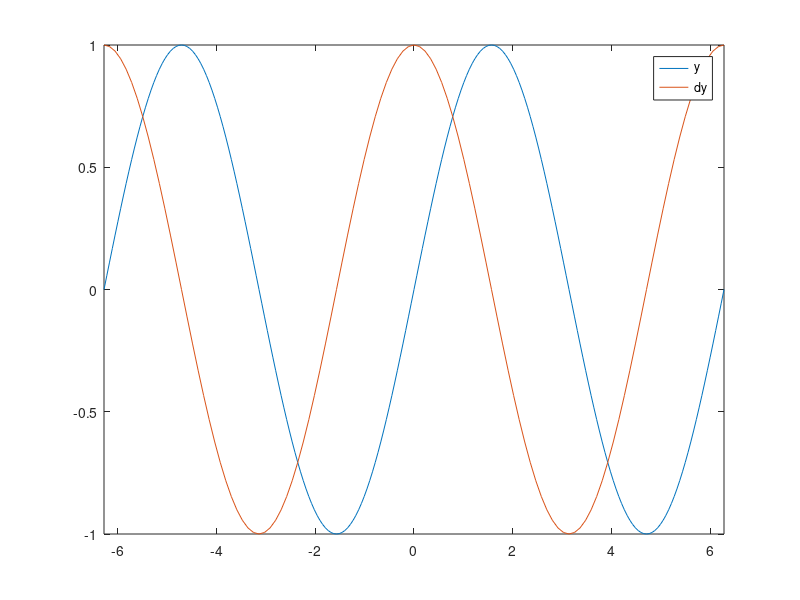

MATLAB code to generate this figure: (Note: this script raises an error after producing the figure.)
%% Numeric Differentiation
y = @(x)sin(x);
fplot(y,[-2*pi 2*pi])
dy=@(x)cos(x)
hold on
fplot(dy,[-2*pi 2*pi])
legend('y','dy')
x1 = -2*pi:0.01:2*pi;
y1 = sin(x1);
%% Section
for i=1:length(x1)-1
dyf(i)=forwardDiff(y1(i:i+1),x1(i:i+1));
end
for i=1:length(x1)-1
dyb(i)=backwardDiff(y1(i:i+1),x1(i:i+1));
end
plot(x1,dyf)
plot(x1,dyb)
%% Functions
% forward difference
function dy = forwardDiff(y,x)
dy=(y(2)-y(1))/(x(2)-x(1))
end
function dy = backwardDiff(y,x)
dy=(y(1)-y(2))/(x(1)-x(2))
end